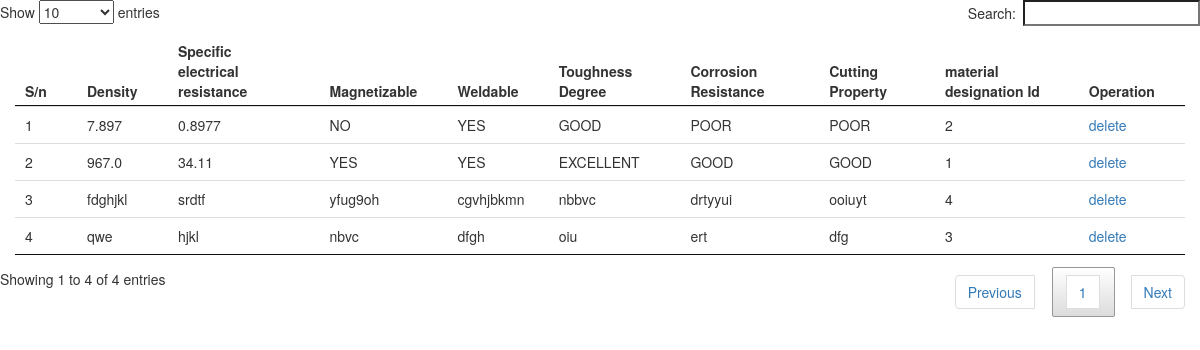
The page /admin/physicalprop_list.php on the database its author committed.
### tables this page shows
CREATE TABLE IF NOT EXISTS `physical_prop` (
`id` int(10) NOT NULL,
  `density` varchar(200) NOT NULL,
  `specific_elect_resist` varchar(200) NOT NULL,
  `magnetizable` varchar(200) NOT NULL,
  `weldable` varchar(200) NOT NULL,
  `toughness_degree` varchar(200) NOT NULL,
  `corrosion_resistance` varchar(200) NOT NULL,
  `cutting_property` varchar(200) NOT NULL,
  `material_desc_id` int(10) unsigned NOT NULL
);

### admin/physicalprop_list.php (the view, shortened to what this page needs)
<!DOCTYPE html>
<html>
	<head>
		<link rel="stylesheet" type="text/css" href="./css/bootstrap.min.css">
		<link rel="stylesheet" type="text/css" href="./css/dataTables.bootstrap.min.css">
		<link rel="stylesheet" type="text/css" href="./css/jquery.dataTables.min.css">
		<link rel="stylesheet" type="text/css" href="./css/jquery.dataTables_themeroller.css">
	</head>
	<body>
		<div>
			<div class="col-md-12">
				<table id="myTable" class="table">
					<thead>
						<th>S/n</th>
						<th>Density</th>
						<th>Specific electrical resistance</th>
						<th>Magnetizable</th>
						<th>Weldable</th>
						<th>Toughness Degree</th>
						<th>Corrosion Resistance</th>
						<th>Cutting Property</th>
						<th>material designation Id</th>
						<th>Operation</th>
					</thead>
					<tbody>
						<?php
							$sn=1;
							$query=mysql_query("SELECT * FROM physical_prop");
							while($row = mysql_fetch_array($query))
							{
						?>
								<tr>
									<td><?php echo $sn ?></td>
									<td><?php echo $row['density'] ?></td>
							        <td><?php echo $row['specific_elect_resist'] ?></td>
							        <td><?php echo $row['magnetizable'] ?></td>
							        <td><?php echo $row['weldable'] ?></td>
							        <td><?php echo $row['toughness_degree'] ?></td>
							        <td><?php echo $row['corrosion_resistance'] ?></td>
							        <td><?php echo $row['cutting_property'] ?></td>
							        <td><?php echo $row['material_desc_id'] ?></td>
									<td><a  href="delete.php?physical=<?php echo $row['id'] ?>">delete</a></td>
								</tr>
								<?php $sn = $sn + 1; ?>
						<?php
							}
						?>
					</tbody>
				</table>
			</div>
		</div>
	</body>
</html>

### rows shown on the page
physical_prop: density "7.897", specific_elect_resist "0.8977", magnetizable "NO", weldable "YES", toughness_degree "GOOD", corrosion_resistance "POOR", cutting_property "POOR", material_desc "2"
physical_prop: density "967.0", specific_elect_resist "34.11", magnetizable "YES", weldable "YES", toughness_degree "EXCELLENT", corrosion_resistance "GOOD", cutting_property "GOOD", material_desc "1"
physical_prop: density "fdghjkl", specific_elect_resist "srdtf", magnetizable "yfug9oh", weldable "cgvhjbkmn", toughness_degree "nbbvc", corrosion_resistance "drtyyui", cutting_property "ooiuyt", material_desc "4"
physical_prop: density "qwe", specific_elect_resist "hjkl", magnetizable "nbvc", weldable "dfgh", toughness_degree "oiu", corrosion_resistance "ert", cutting_property "dfg", material_desc "3"
